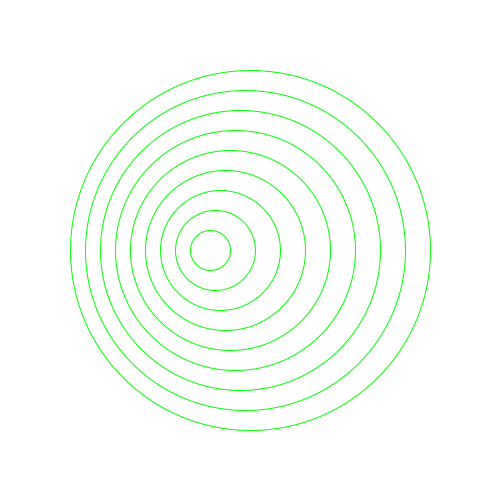
Frame 1 (no input)
Frame 60 (the mouse pressed at the canvas centre just before this capture): identical to frame 1, image omitted
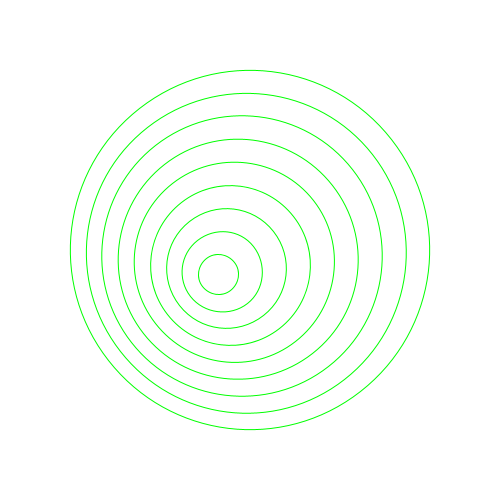
Frame 120 (the mouse held since frame 60 and released just before this capture)

The Processing sketch that drew these frames (run headless with seeded random() and noise(); from frame 60 on, the mouse is pressed at the canvas centre):

// Processing sketch: computer_spectrum_creative_computing_base_code
// ── computer_spectrum_creative_computing_base_code.pde
void setup() {

  size(500, 500);
}


void draw() { //start drawing

  background(255, 255, 255); //clear the screen before we draw the new frame

  noFill(); // don't fill in the any shape that we done, just draw the outline

  stroke(0, 255, 0); //set the colour to green

  translate(width*0.5, height*0.5);
  //move everything that we draw after this
  //point to the centre of the screen

  rotate(mouseX*0.5);//rotate everything by using the current mouse position

  ellipse(0-40, 0, 40, 40); //draw your rotorelief
  ellipse(0-35, 0, 80, 80);
  ellipse(0-30, 0, 120, 120);
  ellipse(0-25, 0, 160, 160);
  ellipse(0-20, 0, 200, 200);
  ellipse(0-15, 0, 240, 240);
  ellipse(0-10, 0, 280, 280);
  ellipse(0-5, 0, 320, 320);
  ellipse(0, 0, 360, 360);
}
